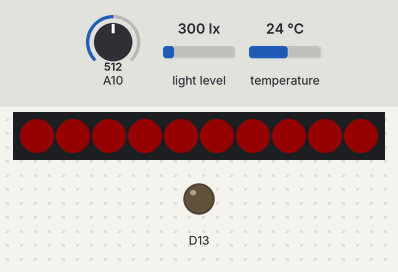
Recording of a sketch running on a simulated Adafruit Circuit Playground Express. Parts: 10 RGB LEDs in strip order, left to right, output pins drawn as LEDs (lit = HIGH). The inputs (shaded band) are chosen by the test bench; at power-on: light level 300 lx, temperature 24 °C, A10 = 512. Dim RGB values are drawn brighter than linear; what the sketch prints to the serial monitor is not drawn.

Above: at 1.6 s.
1.7 s: light level set to 1000 lx
At 3.0 s:
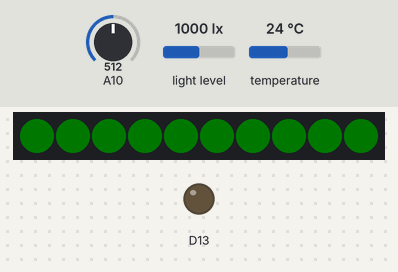
4.7 s: temperature set to 12 °C
At 5.5 s:
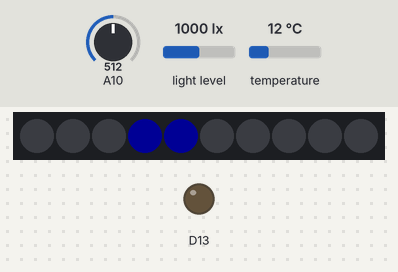
Timing chart, 0 to 7.0 s (numbered marks = the images above; inputs shaded):
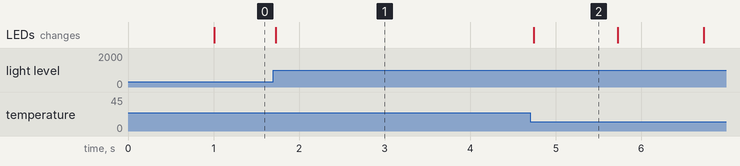

Measured:
- after the input at 1.7 s, the LEDs: change at once (image 1)
- after the input at 4.7 s, the LEDs: change at once (image 2)
- what the display in image 2 shows lasts 1.0 s, from 4.7 s to 5.7 s

The sketch:

sketch_nov25a.ino
```cpp
#include <Adafruit_CircuitPlayground.h>
#include "SessionManager.h"

SessionManager sessionManager;

void setup() {
    Serial.begin(9600);
    CircuitPlayground.begin();
    sessionManager = SessionManager();
}

void loop() {
    sessionManager.updateBoard();
}
```

EnvironmentManager.cpp
```cpp
#include <Adafruit_CircuitPlayground.h>
#include "EnvironmentManager.h"

EnvironmentManager::EnvironmentManager() :
    _temperature(0.0), _lightIntensity(0.0), _soundIntensity(0.0), _heartRate(0.0),
    _heartRateManager(HEART_RATE_PIN)
    {}

void EnvironmentManager::updateEnvironment() {
    _temperature = CircuitPlayground.temperature();
    _lightIntensity = CircuitPlayground.lightSensor();
    _soundIntensity = CircuitPlayground.mic.soundPressureLevel(10);

    // Update the heart rate data
    _heartRateManager.updateHeartRate();
    _heartRate = _heartRateManager.getHeartRate();
}

float EnvironmentManager::getTemperature() {
    return _temperature;
}

float EnvironmentManager::getLightIntensity() {
    return _lightIntensity;
}

float EnvironmentManager::getSoundIntensity() {
    return _soundIntensity;
}

float EnvironmentManager::getHeartRate() {
    return _heartRate;
}
```

EnvironmentManager.h
```cpp
#ifndef ENVIRONMENTMANAGER_H
#define ENVIRONMENTMANAGER_H

#include "HeartRateManager.h"

class EnvironmentManager {
public:
    EnvironmentManager();
    void updateEnvironment();
    float getTemperature();
    float getLightIntensity();
    float getSoundIntensity();
    float getHeartRate();

private:
    float _temperature;
    float _lightIntensity;
    float _soundIntensity;
    float _heartRate;
    HeartRateManager _heartRateManager;
};

#endif
```

FlashLight.cpp
```cpp
#include "FlashLight.h"
#include <Adafruit_CircuitPlayground.h>

// Constructor
FlashLight::FlashLight() : _lastUpdate(0), _state(0) {}

void FlashLight::clear() {
    CircuitPlayground.clearPixels();
}

void FlashLight::set(int idx, int r, int g, int b) {
    CircuitPlayground.setPixelColor(idx, r, g, b);
}

void FlashLight::optimal() {
    // Ensure no flashing occurs during optimal mode
    clear();
    for (int i = 0; i < 10; i++) {
        set(i, 0, 30, 0);  // Dim green for optimal
    }
}

void FlashLight::subOptimal(const int lights[10]) {
    unsigned long currentMillis = millis();

    // Alternate between flashing red and displaying suboptimal indicators
    if (currentMillis - _lastUpdate >= FLASH_INTERVAL) {
        _lastUpdate = currentMillis;

        // Flashing logic
        if (_state == 0) {
            clear();
            for (int i = 0; i < 10; i++) {
                set(i, 255, 0, 0);  // Red for flashing
            }
            _state = 1; // Switch to suboptimal display next
        } else {
            clear();
            for (int i = 0; i < 10; i++) {
                if (lights[i] == -1) {
                    set(i, 0, 0, 255);  // Blue for critically low
                } else if (lights[i] == 1) {
                    set(i, 255, 0, 0);  // Red for critically high
                }
            }
            _state = 0; // Switch back to flashing next
        }
    }
}
```

FlashLight.h
```cpp
#ifndef FLASHLIGHT_H
#define FLASHLIGHT_H

class FlashLight {
public:
    FlashLight();
    void clear();
    void set(int idx, int r, int g, int b);
    void optimal();
    void subOptimal(const int lights[10]);
private:
    unsigned long _lastUpdate;
    int _state;
    static const int FLASH_INTERVAL = 1000;
};

#endif
```

HeartRateManager.cpp
```cpp
#include "HeartRateManager.h"
#include <Arduino.h>

// Constructor to initialize pin and variables
HeartRateManager::HeartRateManager(int pin)
    : _pin(pin), _currentIndex(0), _lastPeakTime(0), _heartRate(0.0) {
    for (int i = 0; i < BUFFER_SIZE; i++) {
        _buffer[i] = 0.0;
    }
}

// Update the heart rate by reading the sensor and checking for peaks
void HeartRateManager::updateHeartRate() {
    int rawValue = analogRead(_pin);

    // Store the new reading in the buffer
    _buffer[_currentIndex % BUFFER_SIZE] = rawValue;
    _currentIndex++;

    // Detect if the current value is a peak and update heart rate accordingly
    detectPeak();
}

// Detect peaks in the signal and calculate BPM based on peak intervals
void HeartRateManager::detectPeak() {
    int currentValue = _buffer[_currentIndex % BUFFER_SIZE];

    // Check if the current reading is a peak
    if (isPeak(currentValue)) {
        unsigned long currentTime = millis();  // Get the current time

        if (_lastPeakTime > 0) {
            // Calculate BPM as the inverse of the time between peaks
            float timeBetweenPeaks = (currentTime - _lastPeakTime) / 1000.0;  // Time in seconds
            _heartRate = 60.0 / timeBetweenPeaks;  // Convert to BPM
        }

        // Update the time of the last detected peak
        _lastPeakTime = currentTime;
    }
}

// Check if the current value is a peak by comparing it to neighbors
bool HeartRateManager::isPeak(int value) {
    const int WINDOW_SIZE = 50;
    for (int i = 1; i <= WINDOW_SIZE; i++) {
        int prevValue = _buffer[(_currentIndex - i + BUFFER_SIZE) % BUFFER_SIZE];
        int nextValue = _buffer[(_currentIndex + i) % BUFFER_SIZE];
        if (value <= prevValue || value <= nextValue) {
            return false;
        }
    }
    return value >= PEAK_THRESHOLD;
}

// Return the current heart rate in BPM
float HeartRateManager::getHeartRate() {
    return _heartRate;
}
```

HeartRateManager.h
```cpp
#ifndef HEART_RATEMANAGER_H
#define HEART_RATEMANAGER_H

#include <Adafruit_CircuitPlayground.h>

const int HEART_RATE_PIN = 10;
const int PEAK_THRESHOLD = 512;
const int BUFFER_SIZE = 500;

class HeartRateManager {
public:
    HeartRateManager(int pin);
    void updateHeartRate();                  // Method to update the heart rate data
    float getHeartRate();                    // Method to get the calculated heart rate
    void printHeartRate();                   // Method to print heart rate to serial monitor

private:
    int _pin;                               // Pin connected to the heart rate sensor
    long _currentIndex;
    float _buffer[BUFFER_SIZE];             // Buffer to store the sensor readings
    unsigned long _lastPeakTime;            // Last time a peak was detected
    float _heartRate;                       // Calculated heart rate (BPM)

    bool isPeak(int value);                 // Method to check if the current reading is a peak
    void detectPeak();                      // Method to detect peaks and calculate BPM
};

#endif
```

SessionManager.cpp
```cpp
#include "SessionManager.h"
#include <Arduino.h>

// Thresholds for light, temperature, and sound
const float TEMP_LOW = 20.0;
const float TEMP_HIGH = 25.0;
const float LIGHT_LOW = 300.0;
const float LIGHT_HIGH = 700.0;
const float SOUND_LOW = 40.0;
const float SOUND_HIGH = 60.0;

SessionManager::SessionManager() {
    _environmentManager = EnvironmentManager();
    _flashLight = FlashLight();
    for (int i = 0; i < 10; i++) {
        _leds[i] = 0;
    }
}

// Helper function to update LED state
void SessionManager::updateLED(int idx, float value, float lowThreshold, float highThreshold) {
    if (value < lowThreshold) {
        _leds[idx] = -1;  // Low
    } else if (value > highThreshold) {
        _leds[idx] = 1;   // High
    } else {
        _leds[idx] = 0;   // Optimal
    }
}

void SessionManager::updateBoard() {
    // Update environmental readings
    _environmentManager.updateEnvironment();

    // Get sensor values
    float temperature = _environmentManager.getTemperature();
    float lightIntensity = _environmentManager.getLightIntensity();
    float soundIntensity = _environmentManager.getSoundIntensity();
    float heartRate = _environmentManager.getHeartRate();

    // Update LED states based on sensor thresholds
    updateLED(0, lightIntensity, LIGHT_LOW, LIGHT_HIGH);
    updateLED(1, lightIntensity, LIGHT_LOW, LIGHT_HIGH);
    updateLED(3, temperature, TEMP_LOW, TEMP_HIGH);
    updateLED(4, temperature, TEMP_LOW, TEMP_HIGH);
    updateLED(5, soundIntensity, SOUND_LOW, SOUND_HIGH);
    updateLED(6, soundIntensity, SOUND_LOW, SOUND_HIGH);

    // Check if any of the LED states are suboptimal
    bool suboptimal = false;
    for (int i = 0; i < 10; i++) {
        if (_leds[i] != 0) {
            suboptimal = true;
            break;
        }
    }

    // Update the LED lights based on suboptimal conditions
    if (suboptimal) {
        _flashLight.subOptimal(_leds);
    } else {
        _flashLight.optimal();
    }

    // Print board status
    printBoardStatus(temperature, lightIntensity, soundIntensity, heartRate);
}

// Print the sensor values in a tabular format to the serial monitor
void SessionManager::printBoardStatus(float& temperature, float& lightIntensity, float& soundIntensity, float& heartRate) {
    // Clear the Serial monitor
    Serial.flush();

    // Print a formatted table header
    Serial.println("----------------------------------------------------------------------");
    Serial.println("|  Temperature  |  Light Intensity  |  Sound Intensity  |  Heart Rate  |");
    Serial.println("----------------------------------------------------------------------");

    // Print the sensor readings in a tabular format
    Serial.print("|   ");
    Serial.print(temperature, 2);  // Print temperature with 2 decimal places
    Serial.print("   |    ");
    Serial.print(lightIntensity, 2);  // Print light intensity with 2 decimal places
    Serial.print("         |       ");
    Serial.print(soundIntensity, 2);  // Print sound intensity with 2 decimal places
    Serial.print("       |    ");
    Serial.print(heartRate, 2);  // Print heart rate with 2 decimal places
    Serial.println("     |");

    Serial.println("----------------------------------------------------------------------");
}
```

SessionManager.h
```cpp
#ifndef SESSION_MANAGER_H
#define SESSION_MANAGER_H

#include "FlashLight.h"
#include "EnvironmentManager.h"

class SessionManager {
public:
    SessionManager();
    void updateBoard();
    void printBoardStatus(float&, float&, float&, float&);

private:
    EnvironmentManager _environmentManager;
    FlashLight _flashLight;
    int _leds[10];

    void updateLED(int idx, float value, float lowThreshold, float highThreshold);
};

#endif
```
